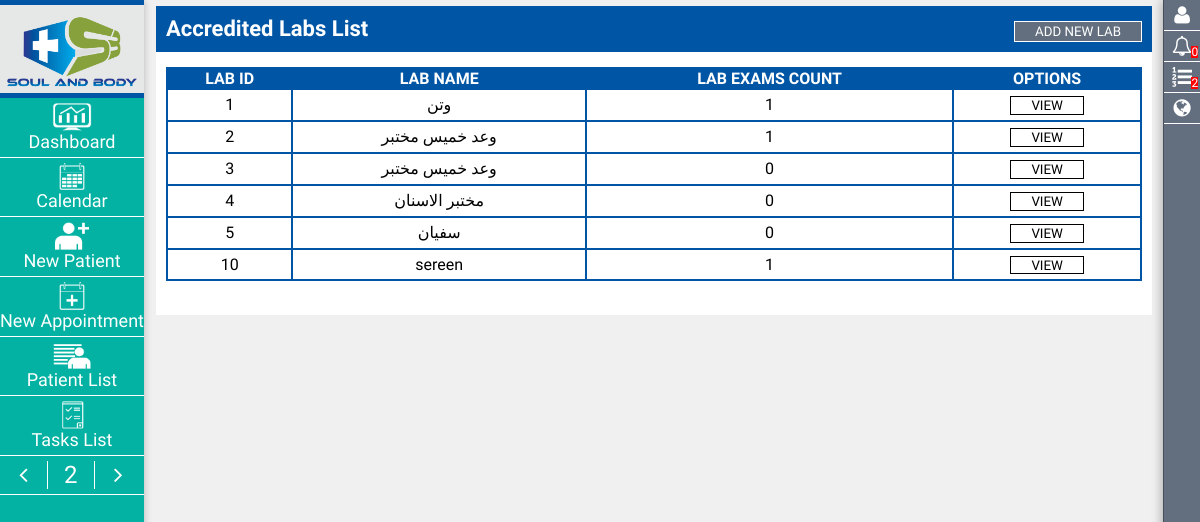
Screenshot of /clinic_labs_list.php?fail=34234 (signed in) with the database file from the repository.
### tables this page shows
CREATE TABLE `clinics_labs` (
  `lab_id` int(11) NOT NULL,
  `lab_name` varchar(250) NOT NULL DEFAULT 'na',
  `mobile` varchar(50) NOT NULL DEFAULT 'na',
  `landline` varchar(50) NOT NULL DEFAULT 'na',
  `email` varchar(50) NOT NULL DEFAULT 'na',
  `clinic_id` int(11) NOT NULL
);

### bootstrap/lang.php (called while the page is built, shortened)
<?php
switch($lang){
	case 'en':
		$lang_dir = 'ltr';
		break;
	}
function lang($data = '', $trans = '', $is_custom = 0){
	global $lang;
	$result = '';
	if($is_custom == 0){
		$data_ar = explode('_', $data);
		for($i=0;$i<count($data_ar);$i++){
			$result = $result.' '.$data_ar[$i];
			}
	} else {
		if($lang == 'en'){
			$data_ar = explode('_', $data);
			for($i=0;$i<count($data_ar);$i++){
				$result = $result.' '.$data_ar[$i];
			}
		} else {
			$data_ar = explode('_', $trans);
			for($i=0;$i<count($data_ar);$i++){
				$result = $result.' '.$data_ar[$i];
			}
		}
	}
	return $result;
}
?>

### bootstrap/app_config.php (called while the page is built, shortened)
<?php
$lang = 'en';
$cookie_name = "flex_lang";
if( isset($_COOKIE[$cookie_name]) ){
	$lang = $_COOKIE[$cookie_name];
} else {
	$lang = 'en';
}
require_once('lang.php');
?>

### clinic_labs_list.php (the view, shortened to what this page needs)
<?php
require_once('bootstrap/app_config.php');
$page_title = lang("accredited labs List", 'قائمة المختبرات المعتمدة', 1);
$show_page_title = true;
	$go_to = "index.php";
	if(isset($_SESSION['creator_of_all']) && isset($_SESSION['usr_id']) && isset($_SESSION['clinic_id']) && isset($_SESSION['clinic_short_code'])){
		if(($_SESSION['creator_of_all'] == "allah") && ($_SESSION['usr_id'] == "spro-am-gonna-be-millionere-inshaallah-ksdh-oshsdlfh-874368mecksefk-aehkl")){
?>
<!DOCTYPE html>
<html dir="<?=$lang_dir; ?>" lang="<?=$lang; ?>">
  <head>
    <?php include(main_app_url.'app/assets.php'); ?>
  </head>
	<body>
<?php
	include(main_app_url.'app/header.php');
?>
<?php if($show_page_title == true){ ?>
<section class="page-title">
	<h1><?=$page_title; ?></h1>
	<section class="page-options">
		<button type="button" onclick="show_modal('nw_lab');"><?=lang('add_new_lab', 'إضافة مختبر جديد', 1); ?></button>
	</section>
</section>
<?php } ?>
<section class="panel-holder">
<table>
	<thead>
		<tr>
			<td><?=lang('lab_id', 'المعرف', 1); ?></td>
			<td><?=lang('lab_name', 'اسم المختبر', 1); ?></td>
			<td><?=lang('lab_exams_count', 'عدد الفحوصات', 1); ?></td>
			<td><?=lang('options', 'خيارات', 1); ?></td>
		</tr>
	</thead>
	<tbody>
<?php
$Q = "SELECT * FROM `clinics_labs` WHERE ( (`clinic_id` = ".$_SESSION['clinic_id'].") )";
$QEXE = mysqli_query($KONN, $Q);
$NUM_REC = mysqli_num_rows($QEXE);
if($NUM_REC > 0){
	while($rec = mysqli_fetch_assoc($QEXE)){
		$Q1 = "SELECT COUNT(`lab_id`) FROM `clinics_labs_exams` WHERE ( (`lab_id` = ".$rec['lab_id'].") )";
		$QEXE1 = mysqli_query($KONN, $Q1);
		$NUM_REC = mysqli_fetch_array($QEXE1);
		$NUM_REC = $NUM_REC[0];
?>
		<tr>
			<td><?=$rec['lab_id']; ?></td>
			<td><?=$rec['lab_name']; ?></td>
			<td><?=$NUM_REC; ?></td>
			<td>
				<button type="button" onclick="$('#pat_frm_view<?=$rec['lab_id']; ?>').submit();"><?=lang('view', 'تحرير', 1); ?></button>
			</td>
		</tr>
<?php
	}
} else {
?>
	<tr>
		<td colspan="4"><?=lang('No_Data_Found', 'لا توجد بيانات', 1); ?></td>
	</tr>
<?php
}
?>
	</tbody>
</table>
</section>
<br>
<?php
	include(main_app_url.'app/footer.php');
?>
	</body>
</html>
<?php
			} else {
			header('location:'.$go_to.'?fail=444');
			}
	} else {
			header('location:'.$go_to.'?fail=333');
	}
?>

### assets/styles/pc.css (style rules this page uses)
:root { --color-grey: #E6E8E7; }
:root { --color-red: #DA4D4E; }
:root { --color-grey-light: #F0F0F0; }
:root { --color-grey-dark: #636F7F; }
:root { --color-black: #000000; }
:root { --color-white: #FFF; }
:root { --color-main: #0055A5; }
:root { --color-main-light: #7D99F8; }
:root { --color-01: #03B2A2; }
:root { --color-border: rgba(0,0,0,0.2); }
:root { --border-rad: 3px; }
:root { --shadow-val: 1px 0px 7px var(--color-border); }
body { width:100%; margin:0 auto; min-width: 800px; max-width: 1500px; font-size:100%; font-family: 'Saira Condensed'; overflow-x: hidden; overflow-y: scroll; background: var(--color-grey-light); }
* { transition: all 0.3s; margin:0; padding:0; }
button { font-family:inherit; padding: 0.5% 20px; text-transform: uppercase; cursor: pointer; background: var(--color-white); border: 1px solid; }
.page-title { width: 100%; background: var(--color-main); color: var(--color-white); text-align: center; }
.page-title h1 { padding: 1%; text-transform: capitalize; font-size: 22px; text-align: left; width: 47%; float: left; }
.page-title .page-options { padding: 1%; text-transform: capitalize; font-size: 22px; text-align: right; width: 40%; float: right; }
.page-options button { background: var(--color-grey-dark); color: var(--color-white); border: 1px solid; }
.panel-holder { text-align: center; margin: 0 auto; width: 100%; }
table { width: 98%; margin: 15px auto; background: var(--color-main); }
table thead { background: var(--color-main); color: var(--color-white); font-weight: 600; text-transform: uppercase; }
table tbody { background: var(--color-white); color: var(--color-black); }
table tbody tr td { padding: 5px 0; }

### assets/styles/mob.css (style rules this page uses)
:root { --color-grey: #E6E8E7; }
:root { --color-red: #DA4D4E; }
:root { --color-grey-light: #F0F0F0; }
:root { --color-grey-dark: #636F7F; }
:root { --color-black: #000000; }
:root { --color-white: #FFF; }
:root { --color-main: #0055A5; }
:root { --color-main-light: #7D99F8; }
:root { --color-01: #03B2A2; }
:root { --color-border: rgba(0,0,0,0.2); }
:root { --border-rad: 3px; }
:root { --shadow-val: 1px 0px 7px var(--color-border); }
body { width:100%; margin:0 auto; min-width:50px; max-width:499px; font-size:100%; font-family: 'Saira Condensed'; overflow-x: hidden; overflow-y: scroll; background: var(--color-grey-light); }
.page-title { padding: 2%; }
.panel-holder { text-align: center; margin: 0 auto; width: 100%; }
.page-title { width: 96%; background: var(--color-main); color: var(--color-white); text-align: center; }
table { width: 96%; margin: 5px auto; background: var(--color-main); overflow: auto; font-size: 12px; }
table thead { background: var(--color-main); color: var(--color-white); font-weight: 600; text-transform: uppercase; }
table tbody { background: var(--color-white); color: var(--color-black); }
table tbody tr td { padding: 2px 0; }
table tbody button { line-height: 1; font-size: 10px; margin: 0 auto; width: 98%; padding: 3px 0; }
.page-title h1 { padding: 1%; text-transform: capitalize; font-size: 22px; text-align: left; width: 80%; float: left; }
.page-title .page-options { padding: 1%; text-transform: capitalize; font-size: 22px; text-align: right; width: 96%; float: none; text-align: center; }
.page-options button { background: var(--color-grey-dark); color: var(--color-white); border: 1px solid; }

### assets/styles/tablet.css (style rules this page uses)
body { width:100%; min-width:500px; max-width:799px; margin:1% 1%; font-family: 'calibri', sans-serif; overflow-x:hidden; background:url('../images/bg1.jpg') no-repeat; }
* { transition:all 0.6s ease; margin:0; padding:0; }

### rows the page displays
clinics_labs: lab_id "1", lab_name "وتن", NUM_REC "1"
clinics_labs: lab_id "2", lab_name "وعد خميس مختبر", NUM_REC "1"
clinics_labs: lab_id "3", lab_name "وعد خميس مختبر", NUM_REC "0"
clinics_labs: lab_id "4", lab_name "مختبر الاسنان", NUM_REC "0"
clinics_labs: lab_id "5", lab_name "سفيان", NUM_REC "0"
clinics_labs: lab_id "10", lab_name "sereen", NUM_REC "1"

### other values shown
lang('Dashboard', 'اللوحة الرئيسية', 1) "Dashboard"
lang('calendar', 'المواعيد', 1) "Calendar"
lang('new_Patient', 'مريض جديد', 1) "New Patient"
lang('new_Appointment', 'موعد جديد', 1) "New Appointment"
lang('Patient_list', 'قائمة المرضى', 1) "Patient List"
lang('tasks_list', 'قائمة المهمات', 1) "Tasks List"
$notifications_unseen "0"
$tasks_counts "2"
$page_title "Accredited Labs List"
lang('add_new_lab', 'إضافة مختبر جديد', 1) "ADD NEW LAB"
lang('lab_id', 'المعرف', 1) "LAB ID"
lang('lab_name', 'اسم المختبر', 1) "LAB NAME"
lang('lab_exams_count', 'عدد الفحوصات', 1) "LAB EXAMS COUNT"
lang('options', 'خيارات', 1) "OPTIONS"
